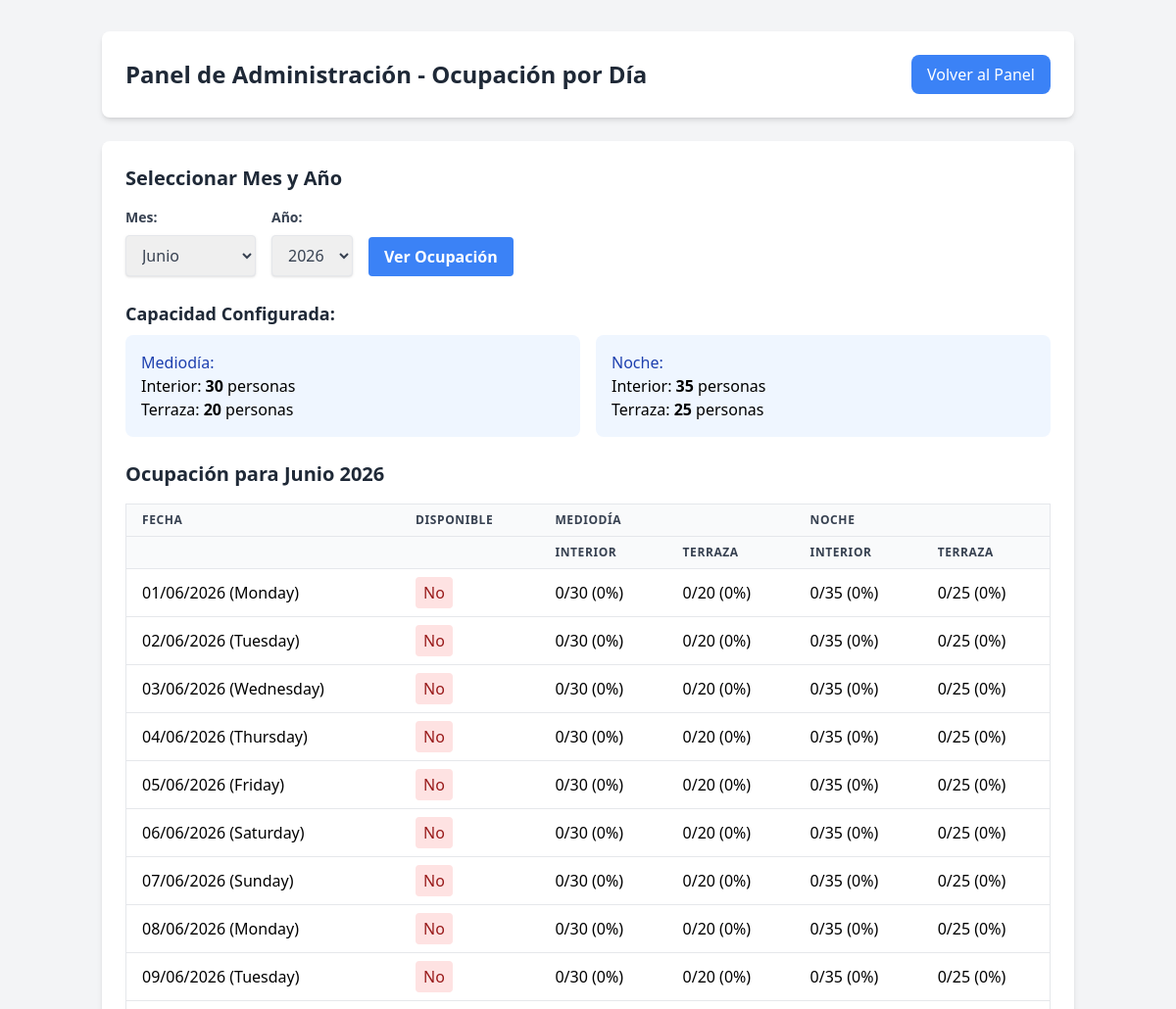
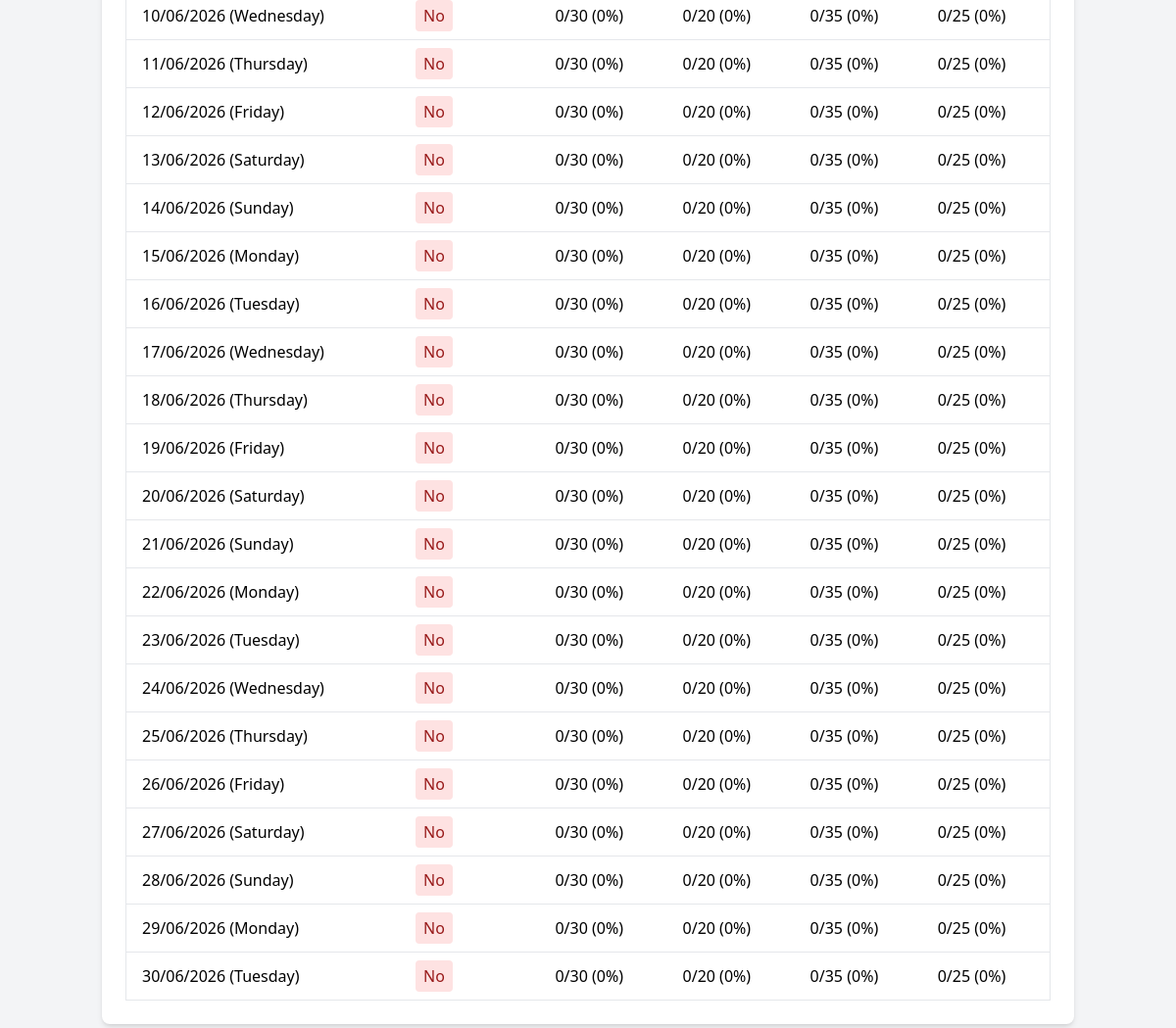
Screenshot of /admin/ocupacion.php (signed in) with the database file from the repository (2 pictures, top to bottom).
### tables this page shows
CREATE TABLE configuracion (
    id INT PRIMARY KEY,
    max_personas_sin_aprobacion INT NOT NULL DEFAULT 4,
    email_activo BOOLEAN DEFAULT FALSE,
    notificar_admin ENUM('todas', 'pendientes', 'ninguna') DEFAULT 'pendientes',
    notificaciones_admin ENUM('todas', 'pendientes', 'ninguna') DEFAULT 'pendientes',
     
    capacidad_dentro_mediodia INT NOT NULL DEFAULT 30,
    capacidad_fuera_mediodia INT NOT NULL DEFAULT 20,
    capacidad_dentro_noche INT NOT NULL DEFAULT 35,
    capacidad_fuera_noche INT NOT NULL DEFAULT 25,
     
    email_remitente VARCHAR(100),
    email_password VARCHAR(255),
    email_host VARCHAR(100) DEFAULT 'smtp.gmail.com',
    email_puerto INT DEFAULT 587,
    email_seguridad ENUM('tls', 'ssl') DEFAULT 'tls',
    email_nombre_remitente VARCHAR(100),
     
    logo_path VARCHAR(255),
    titulo_principal VARCHAR(100) DEFAULT 'Sistema de Reservas',
    subtitulo VARCHAR(200) DEFAULT 'Reserve su mesa fácilmente',
    color_principal VARCHAR(20) DEFAULT '#4A5568',
    color_secundario VARCHAR(20) DEFAULT '#38B2AC',
    mostrar_confeti BOOLEAN DEFAULT TRUE,
    tipo_letra VARCHAR(255) DEFAULT 'system-ui, -apple-system, BlinkMacSystemFont, Segoe UI, Roboto, Helvetica Neue, Arial',
     
    url_redireccion_reserva VARCHAR(255) DEFAULT 'reserva_exitosa.php' COMMENT 'URL a la que redirigir tras una reserva exitosa'
);

### admin/ocupacion.php (the view, shortened to what this page needs)
<?php
$host = 'localhost';
$db = 'restaurante_reservas';
$user = 'root';
$pass = '';
$charset = 'utf8mb4';
$dsn = "mysql:host=$host;dbname=$db;charset=$charset";
$options = [
    PDO::ATTR_ERRMODE => PDO::ERRMODE_EXCEPTION,
    PDO::ATTR_DEFAULT_FETCH_MODE => PDO::FETCH_ASSOC,
    PDO::ATTR_EMULATE_PREPARES => false,
];
try {
    $pdo = new PDO($dsn, $user, $pass, $options);
    $stmt = $pdo->query("SELECT * FROM configuracion WHERE id = 1");
    $config = $stmt->fetch();
    $mes = isset($_GET['mes']) ? intval($_GET['mes']) : intval(date('m'));
    $anio = isset($_GET['anio']) ? intval($_GET['anio']) : intval(date('Y'));
    $primerDia = new DateTime("$anio-$mes-01");
    $ultimoDia = new DateTime("$anio-$mes-" . $primerDia->format('t'));
    $fechaInicio = $primerDia->format('Y-m-d');
    $fechaFin = $ultimoDia->format('Y-m-d');
    $stmt = $pdo->prepare("
        SELECT DISTINCT fecha
        FROM dias_disponibles
        WHERE fecha BETWEEN ? AND ? AND disponible = 1
        ORDER BY fecha
    ");
    $stmt->execute([$fechaInicio, $fechaFin]);
    $diasDisponibles = $stmt->fetchAll(PDO::FETCH_COLUMN);
    $reservasPorFecha = [];
} catch (PDOException $e) {
    $mensaje = "Error: " . $e->getMessage();
}
?>
<!DOCTYPE html>
<html lang="es">
<head>
    <script src="https://cdn.tailwindcss.com"></script>
    <link rel="stylesheet" href="https://cdn.jsdelivr.net/npm/flatpickr/dist/flatpickr.min.css">
</head>
<body class="bg-gray-100">
    <div class="container mx-auto px-4 py-8">
        <header class="bg-white shadow-md rounded-lg p-6 mb-6">
            <div class="flex justify-between items-center">
                <h1 class="text-2xl font-bold text-gray-800">Panel de Administración - Ocupación por Día</h1>
                <a href="index.php" class="bg-blue-500 hover:bg-blue-600 text-white px-4 py-2 rounded-lg">Volver al Panel</a>
            </div>
        </header>
        <div class="bg-white shadow-md rounded-lg p-6 mb-6">
            <h2 class="text-xl font-semibold text-gray-800 mb-4">Seleccionar Mes y Año</h2>
            <form action="<?php echo htmlspecialchars($_SERVER["PHP_SELF"]); ?>" method="get" class="flex flex-wrap gap-4 mb-6">
                <div class="w-full md:w-auto">
                    <label for="mes" class="block text-gray-700 text-sm font-bold mb-2">Mes:</label>
                    <select name="mes" id="mes" class="shadow border rounded w-full py-2 px-3 text-gray-700 leading-tight focus:outline-none focus:shadow-outline">
                        <?php
                        $nombresMeses = [
                            1 => 'Enero', 2 => 'Febrero', 3 => 'Marzo', 4 => 'Abril',
                            5 => 'Mayo', 6 => 'Junio', 7 => 'Julio', 8 => 'Agosto',
                            9 => 'Septiembre', 10 => 'Octubre', 11 => 'Noviembre', 12 => 'Diciembre'
                        ];
                        foreach ($nombresMeses as $num => $nombre) {
                            $selected = ($num == $mes) ? 'selected' : '';
                            echo "<option value=\"$num\" $selected>$nombre</option>";
                        }
                        ?>
                    </select>
                </div>
                <div class="w-full md:w-auto">
                    <label for="anio" class="block text-gray-700 text-sm font-bold mb-2">Año:</label>
                    <select name="anio" id="anio" class="shadow border rounded w-full py-2 px-3 text-gray-700 leading-tight focus:outline-none focus:shadow-outline">
                        <?php
                        $anioActual = intval(date('Y'));
                        for ($i = $anioActual - 1; $i <= $anioActual + 5; $i++) {
                            $selected = ($i == $anio) ? 'selected' : '';
                            echo "<option value=\"$i\" $selected>$i</option>";
                        }
                        ?>
                    </select>
                </div>
                <div class="w-full md:w-auto flex items-end">
                    <button type="submit" class="bg-blue-500 hover:bg-blue-600 text-white font-bold py-2 px-4 rounded focus:outline-none focus:shadow-outline">
                        Ver Ocupación
                    </button>
                </div>
            </form>
            <h3 class="text-lg font-semibold text-gray-800 mb-2">Capacidad Configurada:</h3>
            <div class="grid grid-cols-1 md:grid-cols-2 gap-4 mb-6">
                <div class="bg-blue-50 p-4 rounded-lg">
                    <h4 class="font-medium text-blue-800">Mediodía:</h4>
                    <p>Interior: <strong><?php echo $config['capacidad_dentro_mediodia']; ?></strong> personas</p>
                    <p>Terraza: <strong><?php echo $config['capacidad_fuera_mediodia']; ?></strong> personas</p>
                </div>
                <div class="bg-blue-50 p-4 rounded-lg">
                    <h4 class="font-medium text-blue-800">Noche:</h4>
                    <p>Interior: <strong><?php echo $config['capacidad_dentro_noche']; ?></strong> personas</p>
                    <p>Terraza: <strong><?php echo $config['capacidad_fuera_noche']; ?></strong> personas</p>
                </div>
            </div>
            <h2 class="text-xl font-semibold text-gray-800 mb-4">Ocupación para <?php echo $nombresMeses[$mes] . ' ' . $anio; ?></h2>
            <div class="overflow-x-auto">
                <table class="min-w-full bg-white border border-gray-200">
                    <thead>
                        <tr>
                            <th class="py-2 px-4 border-b border-gray-200 bg-gray-50 text-left text-xs font-semibold text-gray-700 uppercase tracking-wider">
                                Fecha
                            </th>
                            <th class="py-2 px-4 border-b border-gray-200 bg-gray-50 text-left text-xs font-semibold text-gray-700 uppercase tracking-wider">
                                Disponible
                            </th>
                            <th class="py-2 px-4 border-b border-gray-200 bg-gray-50 text-left text-xs font-semibold text-gray-700 uppercase tracking-wider" colspan="2">
                                Mediodía
                            </th>
                            <th class="py-2 px-4 border-b border-gray-200 bg-gray-50 text-left text-xs font-semibold text-gray-700 uppercase tracking-wider" colspan="2">
                                Noche
                            </th>
                        </tr>
                        <tr>
                            <th class="py-2 px-4 border-b border-gray-200 bg-gray-50"></th>
                            <th class="py-2 px-4 border-b border-gray-200 bg-gray-50"></th>
                            <th class="py-2 px-4 border-b border-gray-200 bg-gray-50 text-left text-xs font-semibold text-gray-700 uppercase tracking-wider">
                                Interior
                            </th>
                            <th class="py-2 px-4 border-b border-gray-200 bg-gray-50 text-left text-xs font-semibold text-gray-700 uppercase tracking-wider">
                                Terraza
                            </th>
                            <th class="py-2 px-4 border-b border-gray-200 bg-gray-50 text-left text-xs font-semibold text-gray-700 uppercase tracking-wider">
                                Interior
                            </th>
                            <th class="py-2 px-4 border-b border-gray-200 bg-gray-50 text-left text-xs font-semibold text-gray-700 uppercase tracking-wider">
                                Terraza
                            </th>
                        </tr>
                    </thead>
                    <tbody>
                        <?php
                        $currentDate = clone $primerDia;
                        while ($currentDate <= $ultimoDia) {
                            $fechaActual = $currentDate->format('Y-m-d');
                            $esDisponible = in_array($fechaActual, $diasDisponibles);
                            echo "<tr>";
                            echo "<td class='py-2 px-4 border-b border-gray-200'>";
                            echo $currentDate->format('d/m/Y') . " (" . $currentDate->format('l') . ")";
                            echo "</td>";
                            echo "<td class='py-2 px-4 border-b border-gray-200'>";
                            if ($esDisponible) {
                                echo "<span class='inline-block bg-green-100 text-green-800 px-2 py-1 rounded'>Sí</span>";
                            } else {
                                echo "<span class='inline-block bg-red-100 text-red-800 px-2 py-1 rounded'>No</span>";
                            }
                            echo "</td>";
                            echo "<td class='py-2 px-4 border-b border-gray-200'>";
                            if (isset($reservasPorFecha[$fechaActual]['1_dentro'])) {
                                $reservas = $reservasPorFecha[$fechaActual]['1_dentro'];
                                $porcentaje = min(100, round(($reservas['total_personas'] / $config['capacidad_dentro_mediodia']) * 100));
                                echo "<div class='flex items-center'>";
                                echo "<div class='w-full bg-gray-200 rounded-full h-2.5 mr-2'>";
                                echo "<div class='bg-blue-600 h-2.5 rounded-full' style='width: {$porcentaje}%'></div>";
                                echo "</div>";
                                echo "<span>{$reservas['total_personas']}/{$config['capacidad_dentro_mediodia']} ({$porcentaje}%)</span>";
                                echo "</div>";
                                echo "<div class='text-xs text-gray-500 mt-1'>{$reservas['num_reservas']} reservas</div>";
                            } else {
                                echo "0/{$config['capacidad_dentro_mediodia']} (0%)";
                            }
                            echo "</td>";
                            echo "<td class='py-2 px-4 border-b border-gray-200'>";
                            if (isset($reservasPorFecha[$fechaActual]['1_fuera'])) {
                                $reservas = $reservasPorFecha[$fechaActual]['1_fuera'];
                                $porcentaje = min(100, round(($reservas['total_personas'] / $config['capacidad_fuera_mediodia']) * 100));
                                echo "<div class='flex items-center'>";
                                echo "<div class='w-full bg-gray-200 rounded-full h-2.5 mr-2'>";
                                echo "<div class='bg-blue-600 h-2.5 rounded-full' style='width: {$porcentaje}%'></div>";
                                echo "</div>";
                                echo "<span>{$reservas['total_personas']}/{$config['capacidad_fuera_mediodia']} ({$porcentaje}%)</span>";
                                echo "</div>";
                                echo "<div class='text-xs text-gray-500 mt-1'>{$reservas['num_reservas']} reservas</div>";
                            } else {
                                echo "0/{$config['capacidad_fuera_mediodia']} (0%)";
                            }
                            echo "</td>";
                            echo "<td class='py-2 px-4 border-b border-gray-200'>";
                            if (isset($reservasPorFecha[$fechaActual]['2_dentro'])) {
                                $reservas = $reservasPorFecha[$fechaActual]['2_dentro'];
                                $porcentaje = min(100, round(($reservas['total_personas'] / $config['capacidad_dentro_noche']) * 100));
                                echo "<div class='flex items-center'>";
                                echo "<div class='w-full bg-gray-200 rounded-full h-2.5 mr-2'>";
                                echo "<div class='bg-blue-600 h-2.5 rounded-full' style='width: {$porcentaje}%'></div>";
                                echo "</div>";
                                echo "<span>{$reservas['total_personas']}/{$config['capacidad_dentro_noche']} ({$porcentaje}%)</span>";
                                echo "</div>";
                                echo "<div class='text-xs text-gray-500 mt-1'>{$reservas['num_reservas']} reservas</div>";
                            } else {
                                echo "0/{$config['capacidad_dentro_noche']} (0%)";
                            }
                            echo "</td>";
                            echo "<td class='py-2 px-4 border-b border-gray-200'>";
                            if (isset($reservasPorFecha[$fechaActual]['2_fuera'])) {
                                $reservas = $reservasPorFecha[$fechaActual]['2_fuera'];
                                $porcentaje = min(100, round(($reservas['total_personas'] / $config['capacidad_fuera_noche']) * 100));
                                echo "<div class='flex items-center'>";
                                echo "<div class='w-full bg-gray-200 rounded-full h-2.5 mr-2'>";
                                echo "<div class='bg-blue-600 h-2.5 rounded-full' style='width: {$porcentaje}%'></div>";
                                echo "</div>";
                                echo "<span>{$reservas['total_personas']}/{$config['capacidad_fuera_noche']} ({$porcentaje}%)</span>";
                                echo "</div>";
                                echo "<div class='text-xs text-gray-500 mt-1'>{$reservas['num_reservas']} reservas</div>";
                            } else {
                                echo "0/{$config['capacidad_fuera_noche']} (0%)";
                            }
                            echo "</td>";
                            echo "</tr>";
                            $currentDate->modify('+1 day');
                        }
                        ?>
                    </tbody>
                </table>
            </div>
        </div>
    </div>
</body>
</html>

### rows the page displays
configuracion: capacidad_dentro_mediodia "30", capacidad_fuera_mediodia "20", capacidad_dentro_noche "35", capacidad_fuera_noche "25"

### other values shown
$nombresMeses[$mes] "Junio"
$anio "2026"
$currentDate->format('d/m/Y') "01/06/2026"
$currentDate->format('l') "Monday"
$currentDate->format('d/m/Y') "02/06/2026"
$currentDate->format('l') "Tuesday"
$currentDate->format('d/m/Y') "03/06/2026"
$currentDate->format('l') "Wednesday"
$currentDate->format('d/m/Y') "04/06/2026"
$currentDate->format('l') "Thursday"
$currentDate->format('d/m/Y') "05/06/2026"
$currentDate->format('l') "Friday"
$currentDate->format('d/m/Y') "06/06/2026"
$currentDate->format('l') "Saturday"
$currentDate->format('d/m/Y') "07/06/2026"
